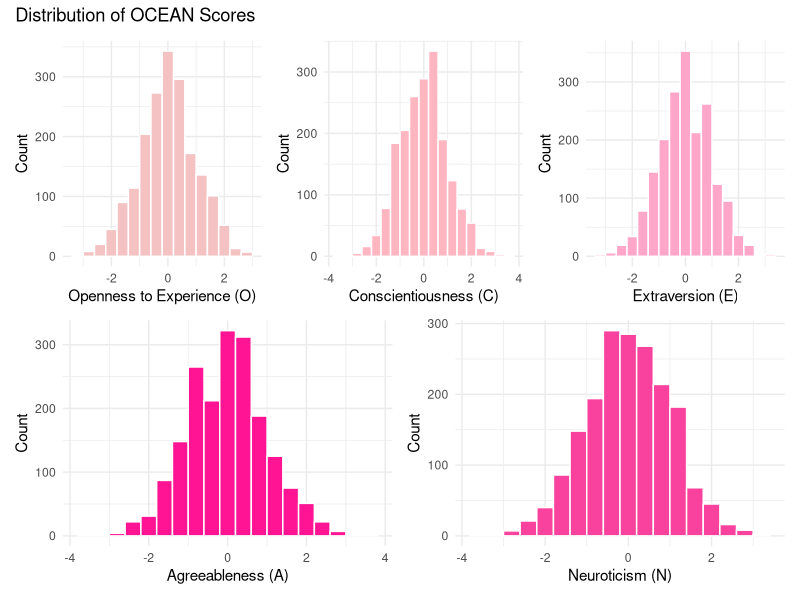
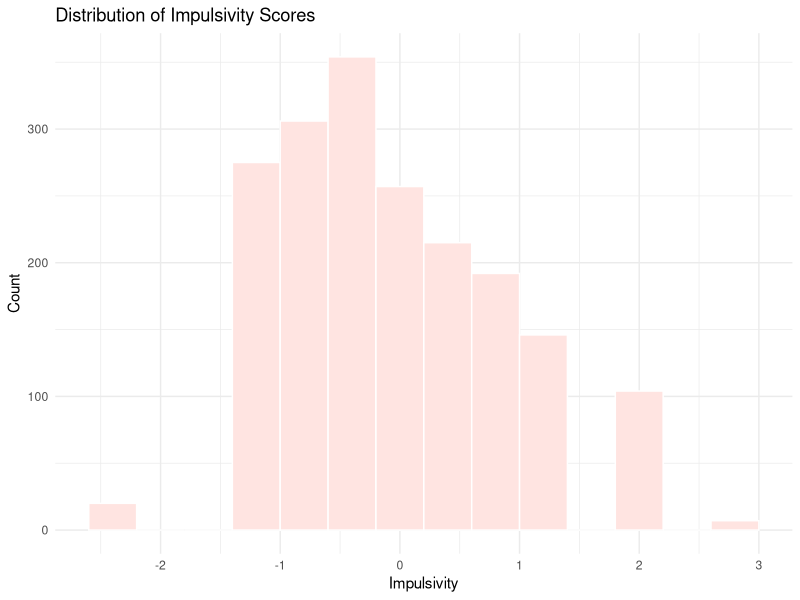
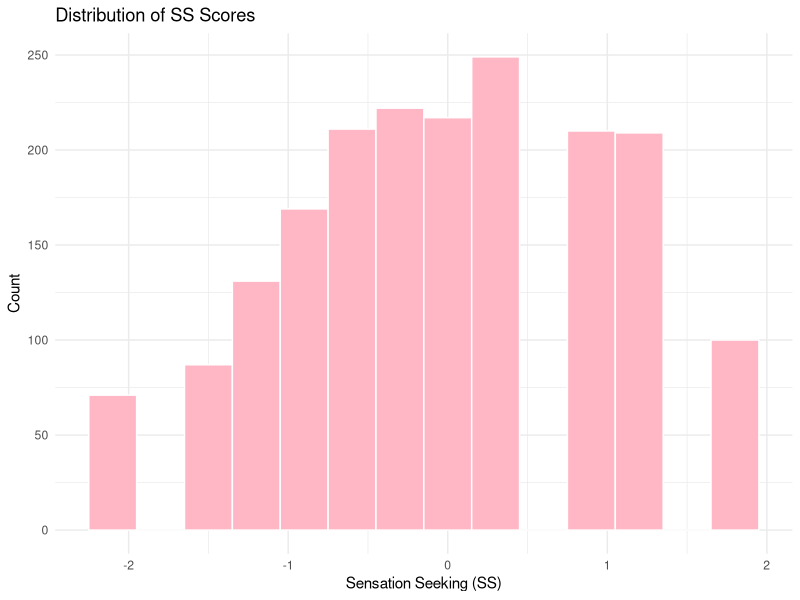
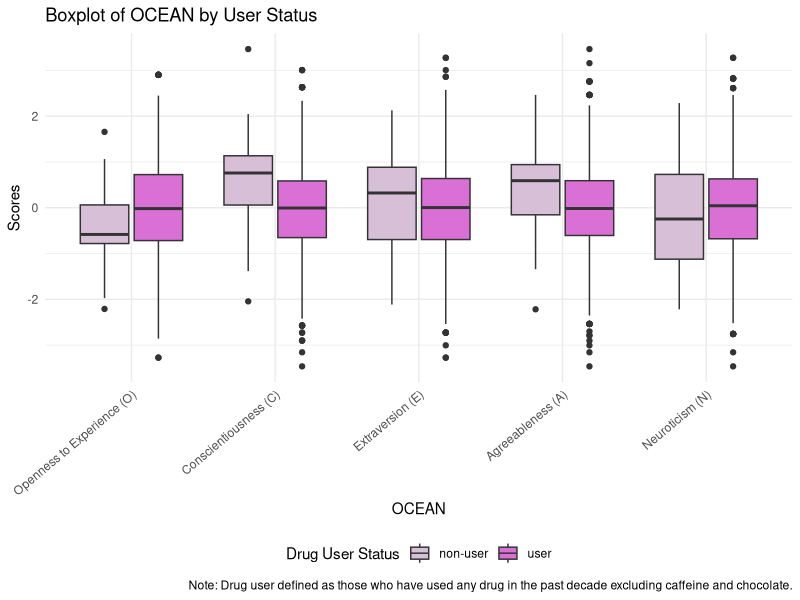
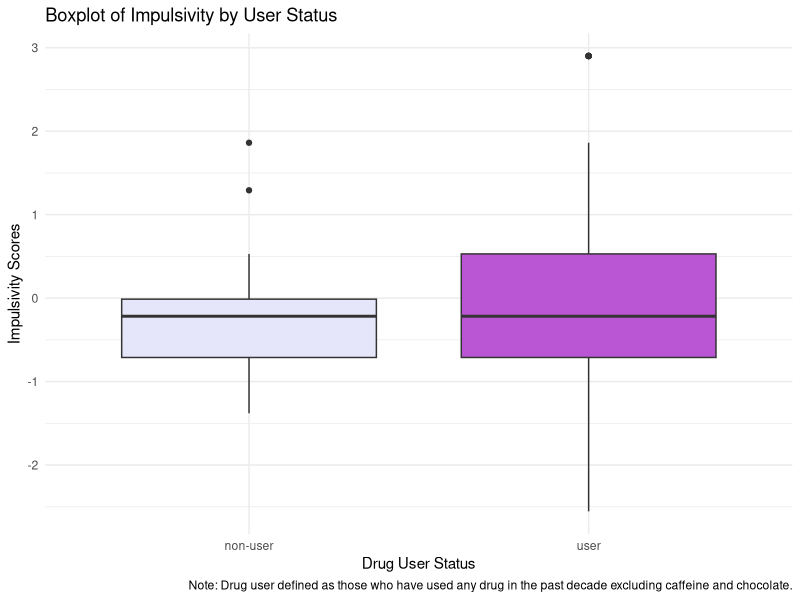
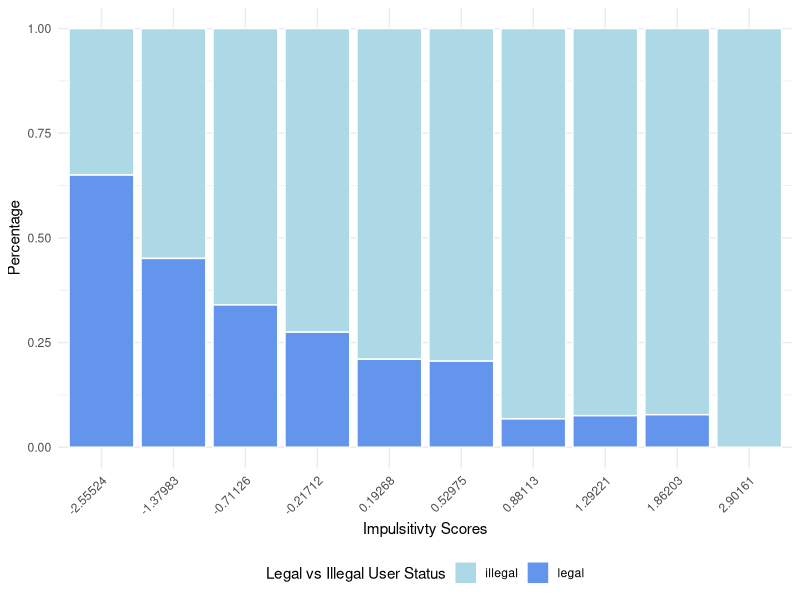
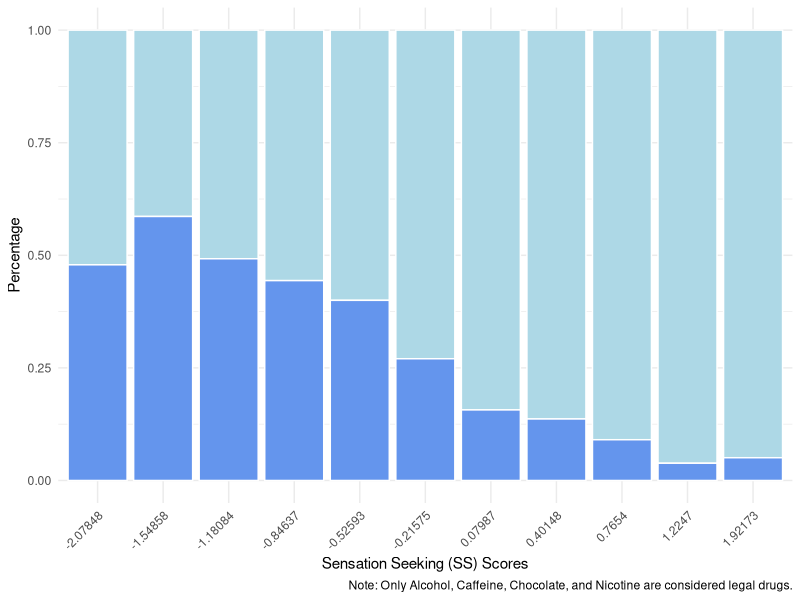
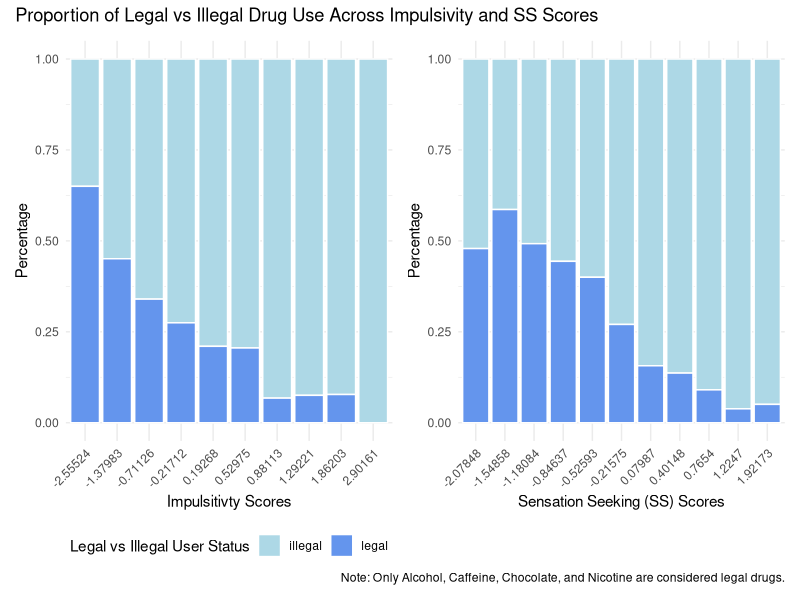

Source code (R) for these figures, in order: (Note: this script raises an error after producing the figures.)
## ---- chunk 1
# Load in relevant libraries
library(tidyverse)
library(patchwork)
library(ggplot2)
library(pheatmap)

# default options
knitr::opts_chunk$set(
  fig.width = 6,
  fig.asp = .6,
  out.width = "90%"
)

theme_set(theme_minimal() + theme(legend.position = "bottom"))

options(
  ggplot2.continuous.colour = "viridis",
  ggplot2.continuous.fill = "viridis"
)

scale_colour_discrete = scale_colour_viridis_d
scale_fill_discrete = scale_fill_viridis_d

## ---- chunk 2
# Read in cleaned dataset
drug_data = read_csv("data/cleaned_drug_data.csv") |>
  mutate(
    Gender = as.factor(Gender))

# Create version of the dataset where we collapse drug use levels into binary values (drug user or non-user)
# 0-1: non-user
# 2–6: user
usage_data = drug_data |>
  mutate(across(14:31, ~ factor(ifelse(.x %in% 0:1, "non-user",
                         ifelse(.x %in% 2:6, "user", NA)),
                         levels = c("non-user", "user"))),
         # define harmful user as those who have used any drug in the past decade excluding chocolate and caffeine
         harmfuluser_status = factor(if_else(rowSums(across(c(14:31, -Caff, -Choc)) == "user", 
                                                     na.rm = TRUE) > 0, "user", "non-user"),
                              levels = c("non-user", "user")),
         # define user as those who have used any drug in the past decade
         user_status = factor(if_else(rowSums(across(c(14:31)) == "user", 
                                                     na.rm = TRUE) > 0, "user", "non-user"),
                              levels = c("non-user", "user")))

# Create version of the dataset where I remove non-users and create a binary legal user vs. illegal user indicator "legaluser_status"
# Alcohol, Caff, Choc, Nicotine considered legal drugs, everything else illegal
legalusage_data = usage_data |>
  filter(user_status == "user") |>
  select(-harmfuluser_status, -user_status) |> 
  mutate(# define legal user as those who used any legal drug in the past decade, illegal otherwise
    legaluser_status = factor(if_else(rowSums(across(c(14:31, -Alcohol, -Caff, -Choc, -Nicotine)) == "user", 
                                              na.rm = TRUE) > 0, "illegal", "legal"),
                              levels = c("illegal", "legal")))

# Create version of the dataset where I remove non-users and create a binary legal user vs. illegal user indicator "legaluser_status" but keep all the drug levels as ordinal
legalusage_ordinal_data = drug_data |>
  mutate(
    user_status = usage_data$user_status
  ) |> 
  filter(user_status == "user") |>
  select(-user_status) |>
  mutate(
    legaluser_status = legalusage_data$legaluser_status
  )

# Gender
# 0: male
# 1: female

# Drug use
# 0: never used
# 1: used over a Decade Ago
# 2: used in Last Decade
# 3: used in Last Year
# 4: used in Last Month
# 5: used in Last Week
# 6: used in Last Day

# Age
# 1: 18-24
# 2: 25-34
# 3: 35-44
# 4: 45-54
# 5: 55-64
# 6: 65+

## ---- chunk 3
O_hist = drug_data |> 
  ggplot(aes(x = Oscore)) + 
  geom_histogram(fill = "#F4C2C2", color = "white", binwidth = 0.4) +
  labs(
    x = "Openness to Experience (O)",
    y = "Count"
  ) 
C_hist = drug_data |> 
  ggplot(aes(x = Cscore)) + 
  geom_histogram(fill = "#FFB6C1", color = "white", binwidth = 0.4) +
  labs(
    x = "Conscientiousness (C)",
    y = "Count"
  ) 

E_hist = drug_data |> 
  ggplot(aes(x = Escore)) + 
  geom_histogram(fill = "#FFA6C9", color = "white", binwidth = 0.4) +
  labs(
    x = "Extraversion (E)",
    y = "Count"
  ) 

A_hist = drug_data |> 
  ggplot(aes(x = Ascore)) + 
  geom_histogram(fill = "#FF1493", color = "white", binwidth = 0.4) +
  labs(
    x = "Agreeableness (A)",
    y = "Count"
  ) 

N_hist = drug_data |> 
  ggplot(aes(x = Nscore)) + 
  geom_histogram(fill = "#F9429E", color = "white", binwidth = 0.4) +
  labs(
    x = "Neuroticism (N)",
    y = "Count"
  ) 

OCEAN_hist = (O_hist + C_hist + E_hist) / (A_hist + N_hist) + 
  plot_annotation(
    title = "Distribution of OCEAN Scores"
  )

OCEAN_hist
ggsave("figs/hist_ocean.png", OCEAN_hist)

## ---- chunk 4
impulsivity_hist = drug_data |> 
  ggplot(aes(x = Impulsive)) + 
  geom_histogram(fill = "#FFE4E1", color = "white", binwidth = 0.4) +
  labs(
    x = "Impulsivity",
    y = "Count",
    title = "Distribution of Impulsivity Scores"
  ) 

impulsivity_hist
ggsave("figs/hist_impulsivity.png", impulsivity_hist)

## ---- chunk 5
SS_hist = drug_data |> 
  ggplot(aes(x = SS)) + 
  geom_histogram(fill = "#FFB7C5", color = "white", binwidth = 0.3) +
  labs(
    x = "Sensation Seeking (SS)",
    y = "Count",
    title = "Distribution of SS Scores"
  ) 

SS_hist
ggsave("figs/hist_impSS.png", SS_hist)

## ---- chunk 6
OCEAN_boxplot = usage_data |> 
  pivot_longer(
    Nscore:Cscore,
    names_to = "OCEAN", 
    values_to = "Score") |> 
  mutate(OCEAN = fct_relevel(OCEAN, c("Oscore", "Cscore", "Escore", "Ascore", "Nscore"))) |>
  ggplot(aes(x = OCEAN, y = Score, fill = harmfuluser_status)) + 
  geom_boxplot() +
  labs(
    x = "OCEAN",
    y = "Scores",
    fill = "Drug User Status",
    title = "Boxplot of OCEAN by User Status",
    caption = "Note: Drug user defined as those who have used any drug in the past decade excluding caffeine and chocolate."
  ) +
  scale_fill_manual(values = c("non-user" = "#D8BFD8", "user" = "#DA70D6")) +
  scale_x_discrete(labels = c("Openness to Experience (O)", "Conscientiousness (C)", "Extraversion (E)",
                              "Agreeableness (A)", "Neuroticism (N)")) +
  theme(axis.text.x = element_text(angle = 40, hjust = 1))

OCEAN_boxplot
ggsave("figs/box_ocean_user.png", OCEAN_boxplot)

## ---- chunk 7
impulsivity_boxplot = usage_data |> 
  ggplot(aes(x = harmfuluser_status, y = Impulsive, fill = harmfuluser_status)) + 
  geom_boxplot() +
  labs(
    x = "Drug User Status",
    y = "Impulsivity Scores",
    title = "Boxplot of Impulsivity by User Status",
    caption = "Note: Drug user defined as those who have used any drug in the past decade excluding caffeine and chocolate."
  ) +
  scale_fill_manual(values = c("non-user" = "#E6E6FA", "user" = "#BA55D3")) +
  theme(legend.position = "none")

impulsivity_boxplot
ggsave("figs/box_impulsivity_user.png", impulsivity_boxplot)

## ---- chunk 8
I_stacked = legalusage_data |> 
  ggplot(aes(x = factor(Impulsive), fill = legaluser_status)) +
  geom_bar(position = "fill", color = "white") +
  labs(
    x = "Impulsitivty Scores", 
    y = "Percentage", 
    fill = "Legal vs Illegal User Status"
    ) +
  scale_fill_manual(values = c("legal" = "#6495ED", "illegal" = "#ADD8E6")) +
  theme(axis.text.x = element_text(angle = 45, hjust = 1))
I_stacked

SS_stacked = legalusage_data |> 
  ggplot(aes(x = factor(SS), fill = legaluser_status)) +
  geom_bar(position = "fill", color = "white") +
  labs(
    x = "Sensation Seeking (SS) Scores", 
    y = "Percentage",
    caption = "Note: Only Alcohol, Caffeine, Chocolate, and Nicotine are considered legal drugs."
    ) +
  scale_fill_manual(values = c("legal" = "#6495ED", "illegal" = "#ADD8E6")) +
  theme(legend.position = "none") +
  theme(axis.text.x = element_text(angle = 45, hjust = 1))
SS_stacked

Imp_SS_stacked = (I_stacked + SS_stacked) +
  plot_annotation(
    title = "Proportion of Legal vs Illegal Drug Use Across Impulsivity and SS Scores"
  )

Imp_SS_stacked
ggsave("figs/stacked_legal_illegal.png", Imp_SS_stacked)

## ---- chunk 9
correlation_matrix = cor(legalusage_ordinal_data[7:13], legalusage_ordinal_data[14:31])

corr_heatmap = pheatmap(correlation_matrix,
                        color = colorRampPalette(c("pink", "purple"))(50),
                        number_color = "black",
                        display_numbers = TRUE,
                        cluster_rows = TRUE,
                        cluster_cols = TRUE,
                        main = "Heatmap of Personality Traits x Drug Usage Correlations")

corr_heatmap
ggsave("figs/heatmap_traits_usage.png", corr_heatmap)
